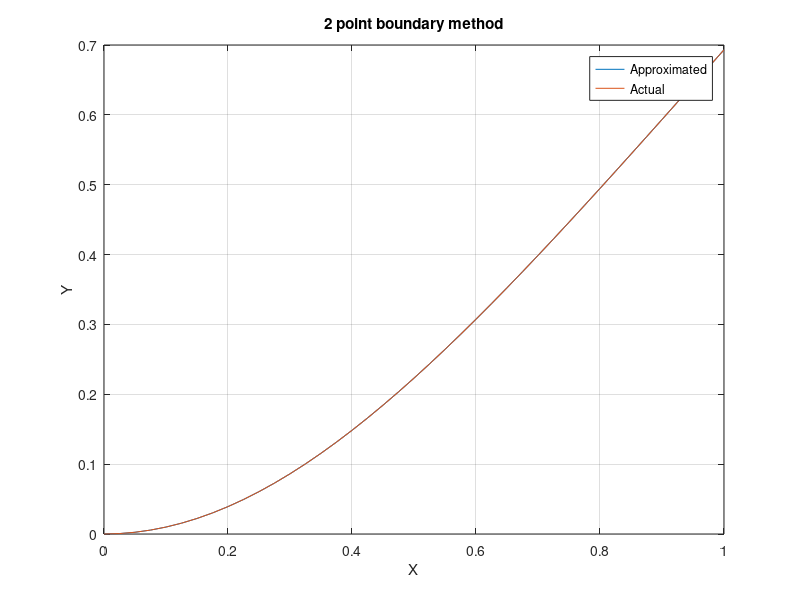
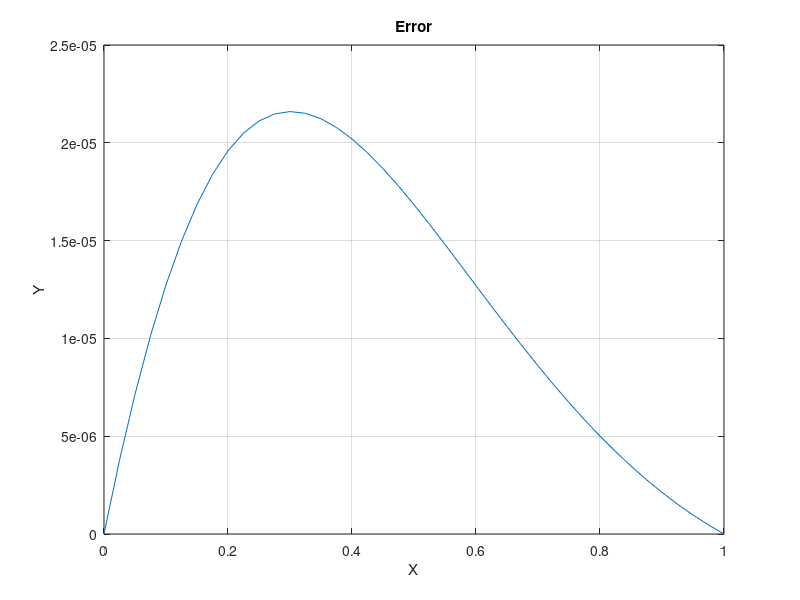

Write MATLAB code to recreate these figures, in order. (Note: this script raises an error after producing the figures.)
clear all; close all; clc;

x0 = 0; xn = 1;
h = 1/40;
y0 = 0;
yn = log(2);

x = x0:h:xn;

p = -2*x./(1+x.^2);
q = ones(1, length(x));
r = -log(1+x.^2) + 2./(1+x.^2);

A = zeros(length(x)-2, length(x)-2);
Y = zeros(1, length(x)-2);
C = zeros(length(x)-2, 1);

A(1, 1) = (2 + h^2);
A(1, 2) = (h/2)*p(2)-1;
A(length(x)-2, length(x)-3) = -(h/2)*p(length(x)-1) - 1;
A(length(x)-2, length(x)-2) = (2+h^2);
C(1) = -h^2 * r(2) + (1+(h/2)*p(2)) * y0;
C(length(x)-2) = -h^2 * r(length(x)-1) - ((h/2) * p(length(x)-1) - 1)*yn;

for j=2:length(x)-3
    A(j, j-1) = -(h/2) * p(j+1) - 1;
    A(j, j) = (2 + h^2);
    A(j, j+1) = (h/2) * p(j+1) - 1;
    C(j) = -h^2 * r(j+1);
end

Y = inv(A)*C;
Y = [y0; Y; yn];

figure(1);
plot(x, Y, x, log(1+x.^2)); grid;
title('2 point boundary method');
legend('Approximated', 'Actual');
xlabel('X'); ylabel('Y');

figure(2);
plot(x, abs(Y'-log(1+x.^2))); grid;
title('Error');
xlabel('X'); ylabel('Y');

k = 1;
for i=1:4:41
   req_x(k) = x(i);
   req_y(k) = Y(i);
   k = k+1;
end

table_data = table(req_x', req_y')
